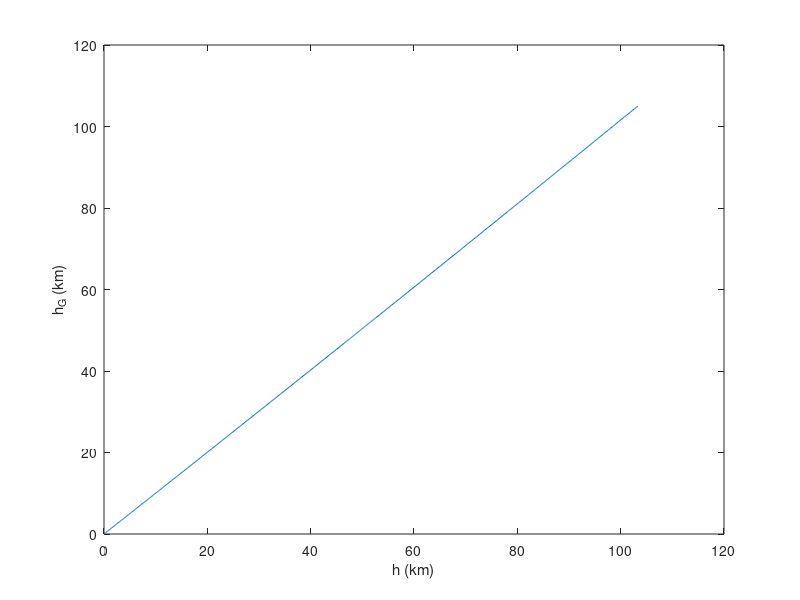

Source code (MATLAB): (Note: this script raises an error after producing the figure.)
clc
close all
clearvars

g_0=9.80665;
R=287.04;
r=6.356766e6;
gamma=1.4;

h_G0_row=[0,11000,25000,47000,53000,79000,90000,105000];
T_0_row=[288.16,216.66,216.66,282.66,282.66,165.66,165.66];
p_0_row=[101330,22633,2488.7,120.45,58.323,1.0095,0.10444];
a_0_row=[-.0065,.003,-.0045,.004];

N_layer=100;
h_G_row=nan(1,7*N_layer);
T_row=nan(1,7*N_layer);
p_row=nan(1,7*N_layer);
for n=1:4
    n_grad=2*n-1;
    n_vec=(2*(n-1)*N_layer+1):n_grad*N_layer;
    % n_vec=2*(n-1)+(1:N_layer);

    h_G_row(n_vec)=linspace(h_G0_row(n_grad),h_G0_row(n_grad+1),N_layer);
    T_row(n_vec)=T_0_row(n_grad)+a_0_row(n).*(h_G_row(n_vec)-h_G0_row(n_grad));
    p_row(n_vec)=p_0_row(n_grad).*(T_row(n_vec)./T_0_row(n_grad)).^(-g_0./a_0_row(n)./R);

    if n<4
        n_iso=2*n;
        n_vec=(n_grad*N_layer+1):n_iso*N_layer;
        % n_vec=n_grad+(1:N_layer);

        h_G_row(n_vec)=linspace(h_G0_row(n_iso),h_G0_row(n_iso+1),N_layer);
        T_row(n_vec)=repmat(T_0_row(n_iso),1,N_layer);
        p_row(n_vec)=p_0_row(n_iso).*exp(-g_0.*(h_G_row(n_vec)-h_G0_row(n_iso))./R./T_0_row(n_iso));
    end
end

h_row=r.*h_G_row./(r+h_G_row);

rho_row=p_row./R./T_row;
a_row=sqrt(gamma.*R.*T_row);

plot(h_row./1e3,h_G_row./1e3)
xlabel('h (km)')
ylabel('h_G (km)')

figure
tiledlayout(1,2)
nexttile
plot(T_row-273,h_G_row./1e3)
xlabel('T (C)')
ylabel('h_G (km)')

nexttile
plot(a_row./1e3.*3600,h_G_row)
xlabel('a (km/h)')
ylabel('h_G (km)')

figure
tiledlayout(1,2)
nexttile
plot(p_row./1e5,h_G_row./1e3)
xlabel('p (bar)')
ylabel('h_G (km)')

nexttile
plot(rho_row,h_G_row)
xlabel('rho (kg/m^3)')
ylabel('h_G (km)')
